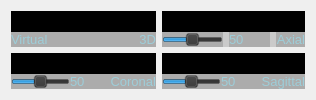
      <widget class="QFrame" name="frame_2">
       <property name="sizePolicy">
        <sizepolicy hsizetype="Expanding" vsizetype="Expanding">
         <horstretch>0</horstretch>
         <verstretch>0</verstretch>
        </sizepolicy>
       </property>
       <property name="minimumSize">
        <size>
         <width>0</width>
         <height>0</height>
        </size>
       </property>
       <layout class="QGridLayout" name="gridLayout">
        <item row="0" column="0">
         <layout class="QVBoxLayout" name="verticalLayout_3D" stretch="20,1">
          <property name="spacing">
           <number>0</number>
          </property>
          <item>
           <widget class="QFrame" name="vtk_panel_3D">
            <property name="sizePolicy">
             <sizepolicy hsizetype="Preferred" vsizetype="Preferred">
              <horstretch>0</horstretch>
              <verstretch>0</verstretch>
             </sizepolicy>
            </property>
            <property name="minimumSize">
             <size>
              <width>0</width>
              <height>0</height>
             </size>
            </property>
            <property name="autoFillBackground">
             <bool>false</bool>
            </property>
            <property name="styleSheet">
             <string notr="true">background-color: rgb(0, 0, 0);</string>
            </property>
            <property name="lineWidth">
             <number>0</number>
            </property>
           </widget>
          </item>
          <item>
           <widget class="QFrame" name="SubPanel_3D">
            <property name="enabled">
             <bool>true</bool>
            </property>
            <property name="sizePolicy">
             <sizepolicy hsizetype="Preferred" vsizetype="Preferred">
              <horstretch>0</horstretch>
              <verstretch>0</verstretch>
             </sizepolicy>
            </property>
            <property name="baseSize">
             <size>
              <width>0</width>
              <height>0</height>
             </size>
            </property>
            <property name="styleSheet">
             <string notr="true">background-color: rgba(50, 50, 50,50);</string>
            </property>
            <property name="frameShape">
             <enum>QFrame::NoFrame</enum>
            </property>
            <property name="frameShadow">
             <enum>QFrame::Raised</enum>
            </property>
            <layout class="QHBoxLayout" name="horizontalLayout_6">
             <property name="spacing">
              <number>0</number>
             </property>
             <property name="leftMargin">
              <number>0</number>
             </property>
             <property name="topMargin">
              <number>0</number>
             </property>
             <property name="rightMargin">
              <number>0</number>
             </property>
             <property name="bottomMargin">
              <number>0</number>
             </property>
             <item>
              <layout class="QHBoxLayout" name="horizontalLayout_5" stretch="2,1">
               <item>
                <widget class="QLabel" name="sliceNum_axial_6">
                 <property name="sizePolicy">
                  <sizepolicy hsizetype="Preferred" vsizetype="Preferred">
                   <horstretch>0</horstretch>
                   <verstretch>0</verstretch>
                  </sizepolicy>
                 </property>
                 <property name="font">
                  <font>
                   <pointsize>10</pointsize>
                  </font>
                 </property>
                 <property name="styleSheet">
                  <string notr="true">color: rgb(157, 205, 216);</string>
                 </property>
                 <property name="text">
                  <string>Virtual</string>
                 </property>
                 <property name="alignment">
                  <set>Qt::AlignLeading|Qt::AlignLeft|Qt::AlignVCenter</set>
                 </property>
                </widget>
               </item>
               <item>
                <widget class="QLabel" name="sliceNum_axial_5">
                 <property name="sizePolicy">
                  <sizepolicy hsizetype="Preferred" vsizetype="Preferred">
                   <horstretch>0</horstretch>
                   <verstretch>0</verstretch>
                  </sizepolicy>
                 </property>
                 <property name="font">
                  <font>
                   <pointsize>10</pointsize>
                  </font>
                 </property>
                 <property name="styleSheet">
                  <string notr="true">color: rgb(157, 205, 216);</string>
                 </property>
                 <property name="text">
                  <string>3D</string>
                 </property>
                 <property name="alignment">
                  <set>Qt::AlignRight|Qt::AlignTrailing|Qt::AlignVCenter</set>
                 </property>
                </widget>
               </item>
              </layout>
             </item>
            </layout>
           </widget>
          </item>
         </layout>
        </item>
        <item row="0" column="1">
         <layout class="QVBoxLayout" name="verticalLayout_axial" stretch="20,1">
          <property name="spacing">
           <number>0</number>
          </property>
          <item>
           <widget class="QFrame" name="vtk_panel_axial">
            <property name="sizePolicy">
             <sizepolicy hsizetype="Preferred" vsizetype="Preferred">
              <horstretch>0</horstretch>
              <verstretch>0</verstretch>
             </sizepolicy>
            </property>
            <property name="minimumSize">
             <size>
              <width>0</width>
              <height>0</height>
             </size>
            </property>
            <property name="styleSheet">
             <string notr="true">background-color: rgb(0, 0, 0);</string>
            </property>
            <property name="lineWidth">
             <number>0</number>
            </property>
           </widget>
          </item>
          <item>
           <widget class="QFrame" name="SubPanel_axial">
            <property name="enabled">
             <bool>true</bool>
            </property>
            <property name="sizePolicy">
             <sizepolicy hsizetype="Preferred" vsizetype="Preferred">
              <horstretch>0</horstretch>
              <verstretch>0</verstretch>
             </sizepolicy>
            </property>
            <property name="baseSize">
             <size>
              <width>0</width>
              <height>0</height>
             </size>
            </property>
            <property name="autoFillBackground">
             <bool>false</bool>
            </property>
            <property name="styleSheet">
             <string notr="true">background-color: rgba(50, 50, 50, 50);</string>
            </property>
            <property name="frameShape">
             <enum>QFrame::NoFrame</enum>
            </property>
            <property name="frameShadow">
             <enum>QFrame::Raised</enum>
            </property>
            <layout class="QHBoxLayout" name="horizontalLayout_7">
             <property name="spacing">
              <number>0</number>
             </property>
             <property name="leftMargin">
              <number>0</number>
             </property>
             <property name="topMargin">
              <number>0</number>
             </property>
             <property name="rightMargin">
              <number>0</number>
             </property>
             <property name="bottomMargin">
              <number>0</number>
             </property>
             <item>
              <layout class="QHBoxLayout" name="horizontalLayout_2" stretch="3,2,1">
               <property name="spacing">
                <number>6</number>
               </property>
               <property name="sizeConstraint">
                <enum>QLayout::SetDefaultConstraint</enum>
               </property>
               <item>
                <widget class="QSlider" name="Slider_axial">
                 <property name="autoFillBackground">
                  <bool>false</bool>
                 </property>
                 <property name="styleSheet">
                  <string notr="true"/>
                 </property>
                 <property name="value">
                  <number>50</number>
                 </property>
                 <property name="tracking">
                  <bool>true</bool>
                 </property>
                 <property name="orientation">
                  <enum>Qt::Horizontal</enum>
                 </property>
                 <property name="invertedAppearance">
                  <bool>false</bool>
                 </property>
                 <property name="invertedControls">
                  <bool>false</bool>
                 </property>
                 <property name="tickPosition">
                  <enum>QSlider::NoTicks</enum>
                 </property>
                </widget>
               </item>
               <item>
                <widget class="QLabel" name="sliceNum_axial">
                 <property name="sizePolicy">
                  <sizepolicy hsizetype="Preferred" vsizetype="Preferred">
                   <horstretch>0</horstretch>
                   <verstretch>0</verstretch>
                  </sizepolicy>
                 </property>
                 <property name="font">
                  <font>
                   <pointsize>10</pointsize>
                  </font>
                 </property>
                 <property name="styleSheet">
                  <string notr="true">color: rgb(157, 205, 216);</string>
                 </property>
                 <property name="text">
                  <string>50</string>
                 </property>
                </widget>
               </item>
               <item>
                <widget class="QLabel" name="sliceNum_axial_2">
                 <property name="sizePolicy">
                  <sizepolicy hsizetype="Preferred" vsizetype="Preferred">
                   <horstretch>0</horstretch>
                   <verstretch>0</verstretch>
                  </sizepolicy>
                 </property>
                 <property name="font">
                  <font>
                   <pointsize>10</pointsize>
                  </font>
                 </property>
                 <property name="styleSheet">
                  <string notr="true">color: rgb(157, 205, 216);</string>
                 </property>
                 <property name="text">
                  <string>Axial</string>
                 </property>
                 <property name="alignment">
                  <set>Qt::AlignRight|Qt::AlignTrailing|Qt::AlignVCenter</set>
                 </property>
                </widget>
               </item>
              </layout>
             </item>
            </layout>
           </widget>
          </item>
         </layout>
        </item>
        <item row="1" column="0">
         <layout class="QVBoxLayout" name="verticalLayout_coronal" stretch="20,1">
          <property name="spacing">
           <number>0</number>
          </property>
          <item>
           <widget class="QFrame" name="vtk_panel_coronal">
            <property name="sizePolicy">
             <sizepolicy hsizetype="Preferred" vsizetype="Preferred">
              <horstretch>0</horstretch>
              <verstretch>0</verstretch>
             </sizepolicy>
            </property>
            <property name="minimumSize">
             <size>
              <width>0</width>
              <height>0</height>
             </size>
            </property>
            <property name="styleSheet">
             <string notr="true">background-color: rgb(0, 0, 0);</string>
            </property>
            <property name="lineWidth">
             <number>0</number>
            </property>
           </widget>
          </item>
          <item>
           <widget class="QFrame" name="SubPanel_coronal">
            <property name="enabled">
             <bool>true</bool>
            </property>
            <property name="sizePolicy">
             <sizepolicy hsizetype="Preferred" vsizetype="Preferred">
              <horstretch>0</horstretch>
              <verstretch>0</verstretch>
             </sizepolicy>
            </property>
            <property name="baseSize">
             <size>
              <width>0</width>
              <height>0</height>
             </size>
            </property>
            <property name="styleSheet">
             <string notr="true">background-color: rgba(50, 50, 50,50);</string>
            </property>
            <property name="frameShape">
             <enum>QFrame::NoFrame</enum>
            </property>
            <property name="frameShadow">
             <enum>QFrame::Raised</enum>
            </property>
            <layout class="QHBoxLayout" name="horizontalLayout_8">
             <property name="spacing">
              <number>0</number>
             </property>
             <property name="leftMargin">
              <number>0</number>
             </property>
             <property name="topMargin">
              <number>0</number>
             </property>
             <property name="rightMargin">
              <number>0</number>
             </property>
             <property name="bottomMargin">
              <number>0</number>
             </property>
             <item>
              <layout class="QHBoxLayout" name="horizontalLayout_4" stretch="3,2,1">
               <item>
                <widget class="QSlider" name="Slider_coronal">
                 <property name="autoFillBackground">
                  <bool>false</bool>
                 </property>
                 <property name="styleSheet">
                  <string notr="true"/>
                 </property>
                 <property name="value">
                  <number>50</number>
                 </property>
                 <property name="orientation">
                  <enum>Qt::Horizontal</enum>
                 </property>
                </widget>
               </item>
               <item>
                <widget class="QLabel" name="sliceNum_coronal">
                 <property name="sizePolicy">
                  <sizepolicy hsizetype="Preferred" vsizetype="Preferred">
                   <horstretch>0</horstretch>
                   <verstretch>0</verstretch>
                  </sizepolicy>
                 </property>
                 <property name="font">
                  <font>
                   <pointsize>10</pointsize>
                  </font>
                 </property>
                 <property name="styleSheet">
                  <string notr="true">color: rgb(157, 205, 216);</string>
                 </property>
                 <property name="text">
                  <string>50</string>
                 </property>
                </widget>
               </item>
               <item>
                <widget class="QLabel" name="sliceNum_axial_4">
                 <property name="sizePolicy">
                  <sizepolicy hsizetype="Preferred" vsizetype="Preferred">
                   <horstretch>0</horstretch>
                   <verstretch>0</verstretch>
                  </sizepolicy>
                 </property>
                 <property name="font">
                  <font>
                   <pointsize>10</pointsize>
                  </font>
                 </property>
                 <property name="styleSheet">
                  <string notr="true">color: rgb(157, 205, 216);</string>
                 </property>
                 <property name="text">
                  <string>Coronal</string>
                 </property>
                 <property name="alignment">
                  <set>Qt::AlignRight|Qt::AlignTrailing|Qt::AlignVCenter</set>
                 </property>
                </widget>
               </item>
              </layout>
             </item>
            </layout>
           </widget>
          </item>
         </layout>
        </item>
        <item row="1" column="1">
         <layout class="QVBoxLayout" name="verticalLayout_sagittal" stretch="20,1">
          <property name="spacing">
           <number>0</number>
          </property>
          <item>
           <widget class="QFrame" name="vtk_panel_sagittal">
            <property name="sizePolicy">
             <sizepolicy hsizetype="Preferred" vsizetype="Preferred">
              <horstretch>0</horstretch>
              <verstretch>0</verstretch>
             </sizepolicy>
            </property>
            <property name="minimumSize">
             <size>
              <width>0</width>
              <height>0</height>
             </size>
            </property>
            <property name="styleSheet">
             <string notr="true">background-color: rgb(0, 0, 0);</string>
            </property>
            <property name="lineWidth">
             <number>0</number>
            </property>
           </widget>
          </item>
          <item>
           <widget class="QFrame" name="SubPanel_sagittal">
            <property name="enabled">
             <bool>true</bool>
            </property>
            <property name="sizePolicy">
             <sizepolicy hsizetype="Preferred" vsizetype="Preferred">
              <horstretch>0</horstretch>
              <verstretch>0</verstretch>
             </sizepolicy>
            </property>
            <property name="baseSize">
             <size>
              <width>0</width>
              <height>0</height>
             </size>
            </property>
            <property name="styleSheet">
             <string notr="true">background-color: rgba(50, 50, 50,50);</string>
            </property>
            <property name="frameShape">
             <enum>QFrame::NoFrame</enum>
            </property>
            <property name="frameShadow">
             <enum>QFrame::Raised</enum>
            </property>
            <layout class="QHBoxLayout" name="horizontalLayout_9">
             <property name="spacing">
              <number>0</number>
             </property>
             <property name="leftMargin">
              <number>0</number>
             </property>
             <property name="topMargin">
              <number>0</number>
             </property>
             <property name="rightMargin">
              <number>0</number>
             </property>
             <property name="bottomMargin">
              <number>0</number>
             </property>
             <item>
              <layout class="QHBoxLayout" name="horizontalLayout_3" stretch="3,2,1">
               <item>
                <widget class="QSlider" name="Slider_sagittal">
                 <property name="autoFillBackground">
                  <bool>false</bool>
                 </property>
                 <property name="styleSheet">
                  <string notr="true"/>
                 </property>
                 <property name="value">
                  <number>50</number>
                 </property>
                 <property name="orientation">
                  <enum>Qt::Horizontal</enum>
                 </property>
                </widget>
               </item>
               <item>
                <widget class="QLabel" name="sliceNum_sagittal">
                 <property name="sizePolicy">
                  <sizepolicy hsizetype="Preferred" vsizetype="Preferred">
                   <horstretch>0</horstretch>
                   <verstretch>0</verstretch>
                  </sizepolicy>
                 </property>
                 <property name="font">
                  <font>
                   <pointsize>10</pointsize>
                  </font>
                 </property>
                 <property name="styleSheet">
                  <string notr="true">color: rgb(157, 205, 216);</string>
                 </property>
                 <property name="text">
                  <string>50</string>
                 </property>
                </widget>
               </item>
               <item>
                <widget class="QLabel" name="sliceNum_axial_3">
                 <property name="sizePolicy">
                  <sizepolicy hsizetype="Preferred" vsizetype="Preferred">
                   <horstretch>0</horstretch>
                   <verstretch>0</verstretch>
                  </sizepolicy>
                 </property>
                 <property name="font">
                  <font>
                   <pointsize>10</pointsize>
                  </font>
                 </property>
                 <property name="styleSheet">
                  <string notr="true">color: rgb(157, 205, 216);</string>
                 </property>
                 <property name="text">
                  <string>Sagittal</string>
                 </property>
                 <property name="alignment">
                  <set>Qt::AlignRight|Qt::AlignTrailing|Qt::AlignVCenter</set>
                 </property>
                </widget>
               </item>
              </layout>
             </item>
            </layout>
           </widget>
          </item>
         </layout>
        </item>
       </layout>
      </widget>
